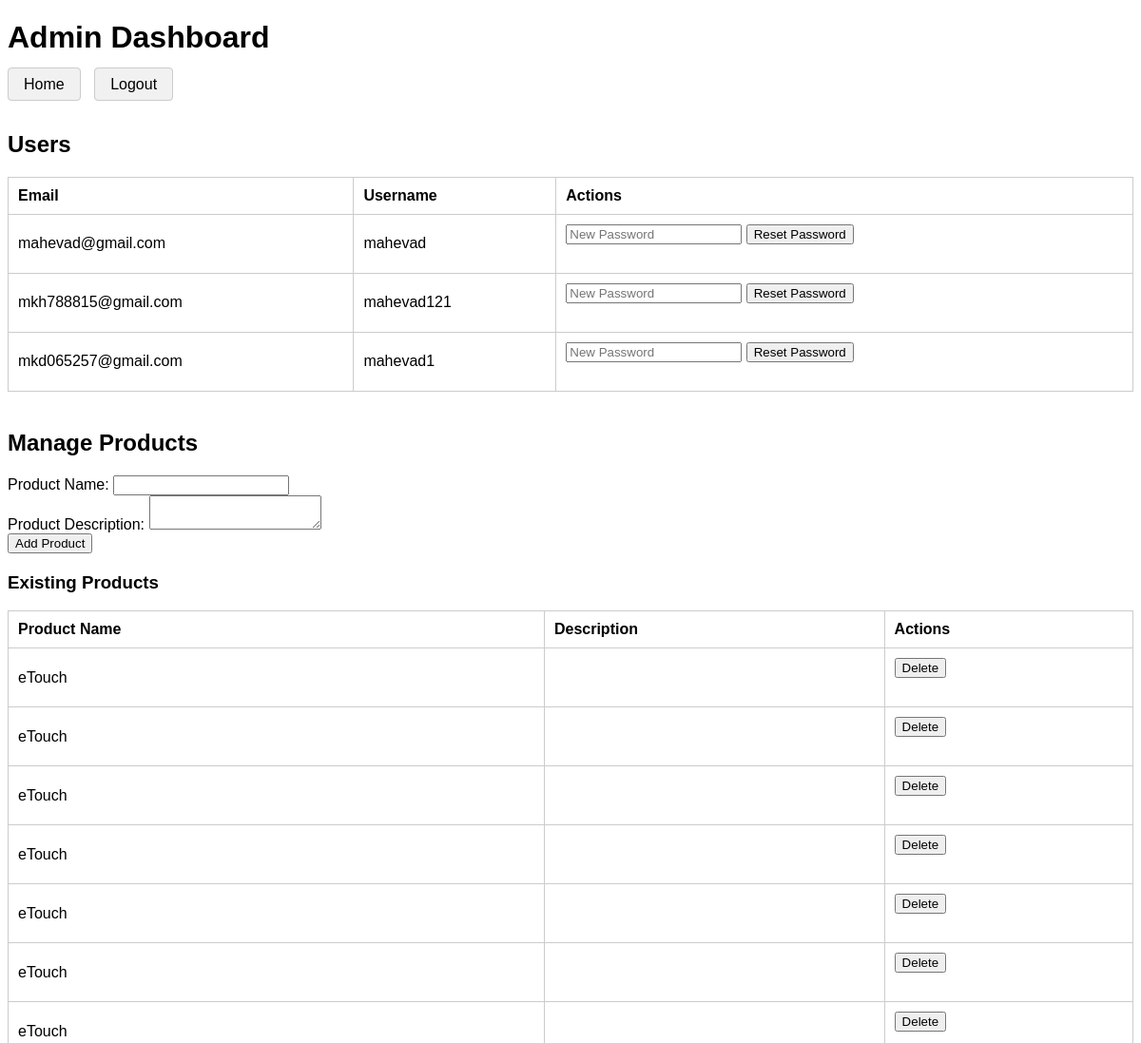
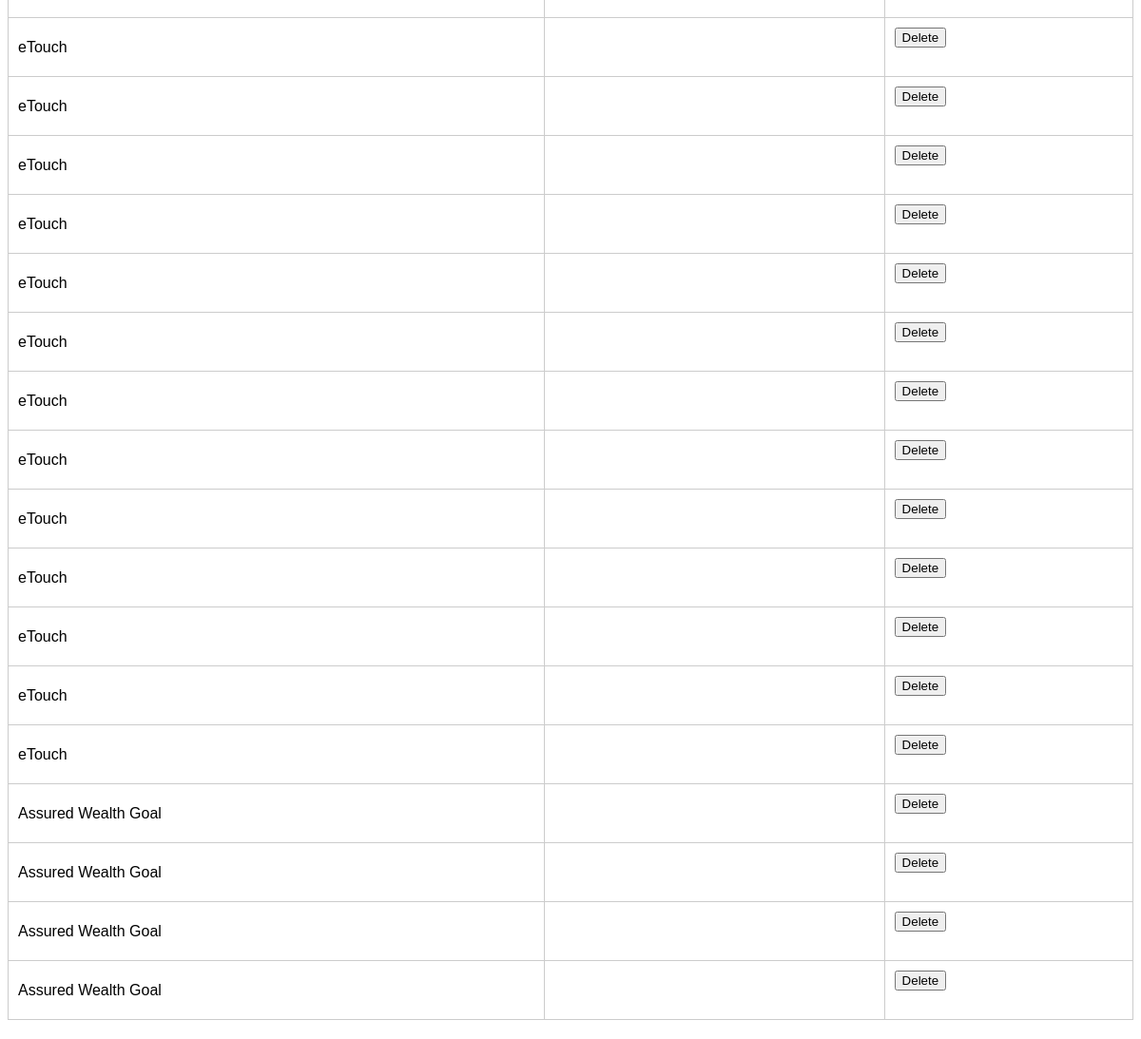
/admin/admin (signed in), run on the app's committed database (2 pictures, top to bottom).
### models.py (models this page shows, shortened)
class User(UserMixin, db.Model):
    id = db.Column(db.Integer, primary_key=True)
    email = db.Column(db.String(100), unique=True, nullable=False)
    username = db.Column(db.String(100), unique=True, nullable=False)
    password_hash = db.Column(db.String(200), nullable=False)
    is_admin = db.Column(db.Boolean, default=False)
    credits = db.Column(db.Integer, default=10)  # Default 10 credits
    @property
    def is_authenticated(self):
        return True

class Product(db.Model):
    __tablename__ = 'products'
    id = db.Column(db.Integer, primary_key=True)
    name = db.Column(db.String, nullable=False)
    question_english = db.Column(db.Text, nullable=False)
    answer_english = db.Column(db.Text, nullable=False)
    question_hindi = db.Column(db.Text, nullable=False)
    answer_hindi = db.Column(db.Text, nullable=False)

### admin.py (the view)
@admin_bp.route('/admin')
@login_required
def admin_dashboard():
    if not current_user.is_admin:
        flash('Access denied.')
        return redirect(url_for('index'))
    users = User.query.all()
    products = Product.query.all()  # Fetch the products
    return render_template('admin_dashboard.html', users=users, products=products)

### auth.py (called while the page is built)
@login_manager.user_loader
def load_user(user_id):
    return User.query.get(int(user_id))

### templates/admin_dashboard.html (shortened to what this page needs)
<!DOCTYPE html>
<html lang="en">
<head>
</head>
<body>
    <h1>Admin Dashboard</h1>
    <nav>
        <ul>
            <li><a href="{{ url_for('index') }}">Home</a></li>
            <li><a href="{{ url_for('auth.logout') }}">Logout</a></li>
        </ul>
    </nav>
    <h2>Users</h2>
    <table>
        <thead>
            <tr>
                <th>Email</th>
                <th>Username</th>
                <th>Actions</th>
            </tr>
        </thead>
        <tbody>
            {% for user in users %}
            <tr>
                <td>{{ user.email }}</td>
                <td>{{ user.username }}</td>
                <td>
                    <form action="{{ url_for('admin.admin_reset_password', user_id=user.id) }}" method="post">
                        <input type="password" name="new_password" placeholder="New Password" required>
                        <button type="submit">Reset Password</button>
                    </form>
                </td>
            </tr>
            {% endfor %}
        </tbody>
    </table>
    <h2>Manage Products</h2>
    <form method="POST" action="{{ url_for('admin.manage_products') }}">
        <div>
            <label for="name">Product Name:</label>
            <input type="text" id="name" name="name" required>
        </div>
        <div>
            <label for="description">Product Description:</label>
            <textarea id="description" name="description" required></textarea>
        </div>
        <button type="submit">Add Product</button>
    </form>
    <h3>Existing Products</h3>
    <table>
        <thead>
            <tr>
                <th>Product Name</th>
                <th>Description</th>
                <th>Actions</th>
            </tr>
        </thead>
        <tbody>
            {% for product in products %}
            <tr>
                <td>{{ product.name }}</td>
                <td>{{ product.description }}</td>
                <td>
                    <form method="POST" action="{{ url_for('admin.delete_product', product_id=product.id) }}">
                        <button type="submit">Delete</button>
                    </form>
                </td>
            </tr>
            {% endfor %}
        </tbody>
    </table>
</body>
</html>

### templates/admin_dashboard.html (style rules this page uses)
body { font-family: Arial, sans-serif; }
nav ul { list-style-type: none; padding: 0; }
nav ul li { display: inline; margin-right: 10px; }
nav ul li a { text-decoration: none; color: #000; padding: 8px 16px; background-color: #f1f1f1; border: 1px solid #ccc; border-radius: 4px; }
table { width: 100%; border-collapse: collapse; margin-bottom: 20px; }
table, th, td { border: 1px solid #ccc; }
th, td { padding: 10px; text-align: left; }
h2 { margin-top: 40px; }
form { margin-bottom: 20px; }

### data on the page
User: email "mahevad@gmail.com", username "mahevad"
User: email "mkh788815@gmail.com", username "mahevad121"
User: email "mkd065257@gmail.com", username "mahevad1"
Product: name "eTouch"
Product: name "eTouch"
Product: name "eTouch"
Product: name "eTouch"
Product: name "eTouch"
Product: name "eTouch"
Product: name "eTouch"
Product: name "eTouch"
Product: name "eTouch"
Product: name "eTouch"
Product: name "eTouch"
Product: name "eTouch"
Product: name "eTouch"
Product: name "eTouch"
Product: name "eTouch"
Product: name "eTouch"
Product: name "eTouch"
Product: name "eTouch"
Product: name "eTouch"
Product: name "eTouch"
Product: name "Assured Wealth Goal"
Product: name "Assured Wealth Goal"
Product: name "Assured Wealth Goal"
Product: name "Assured Wealth Goal"
